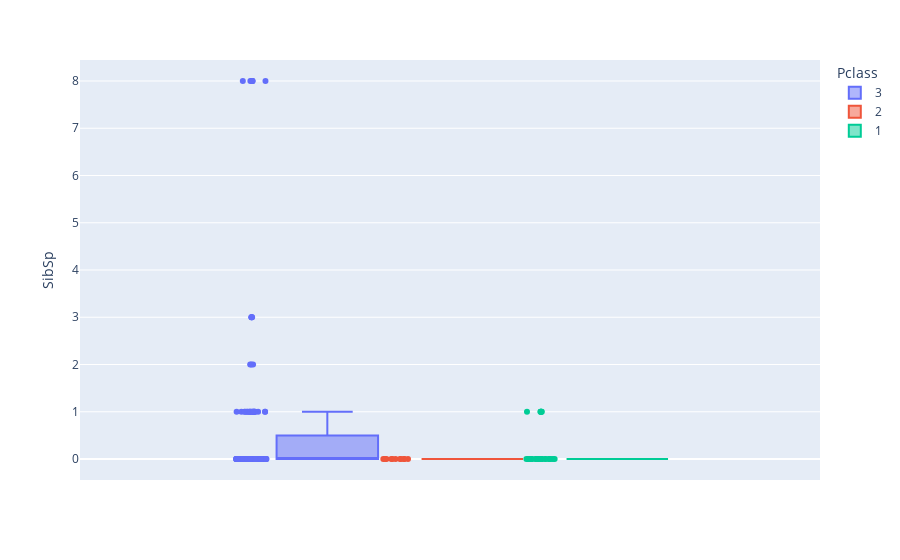

The notebook cell saved with this chart:
### Markdown cell above
Given SibSp and Pclass the more related variables to Age, some boxplots are represented including the 3 variables

### Code cell
fig = px.box(original_train_set[original_train_set['Age'].isna()], y="SibSp", points="all", color = 'Pclass')
fig.show()

### Figure 1 — Plotly figure (JSON) as saved in the notebook; plotly's stock layout.template omitted (floating-point values rounded to 4 significant figures; data arrays with more than 128 entries replaced by an {"elided": "..."} marker saying what was removed)
{"data": [{"alignmentgroup": "True", "boxpoints": "all", "hovertemplate": "Pclass=3<br>SibSp=%{y}<extra></extra>", "legendgroup": "3", "marker": {"color": "#636efa"}, "name": "3", "notched": false, "offsetgroup": "3", "orientation": "v", "showlegend": true, "type": "box", "x0": " ", "xaxis": "x", "y": {"elided": "136 int values"}, "y0": " ", "yaxis": "y"}, {"alignmentgroup": "True", "boxpoints": "all", "hovertemplate": "Pclass=2<br>SibSp=%{y}<extra></extra>", "legendgroup": "2", "marker": {"color": "#EF553B"}, "name": "2", "notched": false, "offsetgroup": "2", "orientation": "v", "showlegend": true, "type": "box", "x0": " ", "xaxis": "x", "y": [0, 0, 0, 0, 0, 0, 0, 0, 0, 0, 0], "y0": " ", "yaxis": "y"}, {"alignmentgroup": "True", "boxpoints": "all", "hovertemplate": "Pclass=1<br>SibSp=%{y}<extra></extra>", "legendgroup": "1", "marker": {"color": "#00cc96"}, "name": "1", "notched": false, "offsetgroup": "1", "orientation": "v", "showlegend": true, "type": "box", "x0": " ", "xaxis": "x", "y": [1, 0, 0, 0, 0, 0, 0, 0, 0, 0, 0, 0, 1, 0, 1, 1, 0, 0, 0, 0, 0, 0, 1, 0, 0, 0, 0, 0, 0, 1], "y0": " ", "yaxis": "y"}], "layout": {"boxmode": "group", "legend": {"title": {"text": "Pclass"}, "tracegroupgap": 0}, "margin": {"t": 60}, "xaxis": {"anchor": "y", "domain": [0, 1]}, "yaxis": {"anchor": "x", "domain": [0, 1], "title": {"text": "SibSp"}}}}
